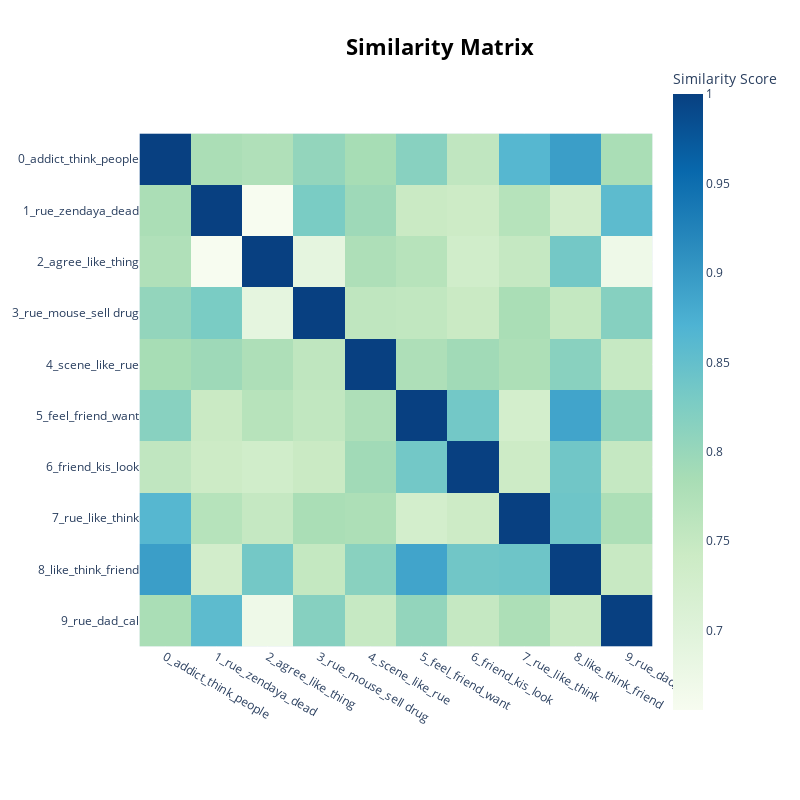

This figure's notebook cell:
### Code cell
model.visualize_heatmap(top_n_topics=10)

### Figure 1 — Plotly figure (JSON) as saved in the notebook; plotly's stock layout.template omitted (floating-point values rounded to 4 significant figures)
{"data": [{"coloraxis": "coloraxis", "hovertemplate": "x: %{x}<br>y: %{y}<br>Similarity Score: %{z}<extra></extra>", "name": "0", "type": "heatmap", "x": ["0_addict_think_people", "1_rue_zendaya_dead", "2_agree_like_thing", "3_rue_mouse_sell drug", "4_scene_like_rue", "5_feel_friend_want", "6_friend_kis_look", "7_rue_like_think", "8_like_think_friend", "9_rue_dad_cal"], "xaxis": "x", "y": ["0_addict_think_people", "1_rue_zendaya_dead", "2_agree_like_thing", "3_rue_mouse_sell drug", "4_scene_like_rue", "5_feel_friend_want", "6_friend_kis_look", "7_rue_like_think", "8_like_think_friend", "9_rue_dad_cal"], "yaxis": "y", "z": [[1.0, 0.7818, 0.7753, 0.8048, 0.7858, 0.8155, 0.7557, 0.8633, 0.8942, 0.7824], [0.7818, 1.0, 0.6557, 0.8285, 0.7946, 0.7444, 0.7393, 0.7676, 0.7297, 0.8563], [0.7753, 0.6557, 1, 0.6898, 0.7772, 0.7674, 0.7324, 0.7501, 0.8348, 0.6722], [0.8048, 0.8285, 0.6898, 1.0, 0.7574, 0.7546, 0.7444, 0.7821, 0.7513, 0.817], [0.7858, 0.7946, 0.7772, 0.7574, 1.0, 0.778, 0.7914, 0.7786, 0.8145, 0.7484], [0.8155, 0.7444, 0.7674, 0.7546, 0.778, 1.0, 0.8356, 0.7273, 0.8874, 0.8053], [0.7557, 0.7393, 0.7324, 0.7444, 0.7914, 0.8356, 1.0, 0.7393, 0.8373, 0.7501], [0.8633, 0.7676, 0.7501, 0.7821, 0.7786, 0.7273, 0.7393, 1.0, 0.8399, 0.7792], [0.8942, 0.7297, 0.8348, 0.7513, 0.8145, 0.8874, 0.8373, 0.8399, 1.0, 0.7471], [0.7824, 0.8563, 0.6722, 0.817, 0.7484, 0.8053, 0.7501, 0.7792, 0.7471, 1.0]]}], "layout": {"coloraxis": {"colorbar": {"title": {"text": "Similarity Score"}}, "colorscale": [[0, "rgb(247,252,240)"], [0.125, "rgb(224,243,219)"], [0.25, "rgb(204,235,197)"], [0.375, "rgb(168,221,181)"], [0.5, "rgb(123,204,196)"], [0.625, "rgb(78,179,211)"], [0.75, "rgb(43,140,190)"], [0.875, "rgb(8,104,172)"], [1, "rgb(8,64,129)"]]}, "height": 800, "hoverlabel": {"bgcolor": "white", "font": {"family": "Rockwell", "size": 16}}, "legend": {"title": {"text": "Trend"}}, "margin": {"t": 60}, "showlegend": true, "title": {"font": {"color": "Black", "size": 22}, "text": "<b>Similarity Matrix", "x": 0.55, "xanchor": "center", "y": 0.95, "yanchor": "top"}, "width": 800, "xaxis": {"anchor": "y", "constrain": "domain", "domain": [0, 1], "scaleanchor": "y"}, "yaxis": {"anchor": "x", "autorange": "reversed", "constrain": "domain", "domain": [0, 1]}}}
